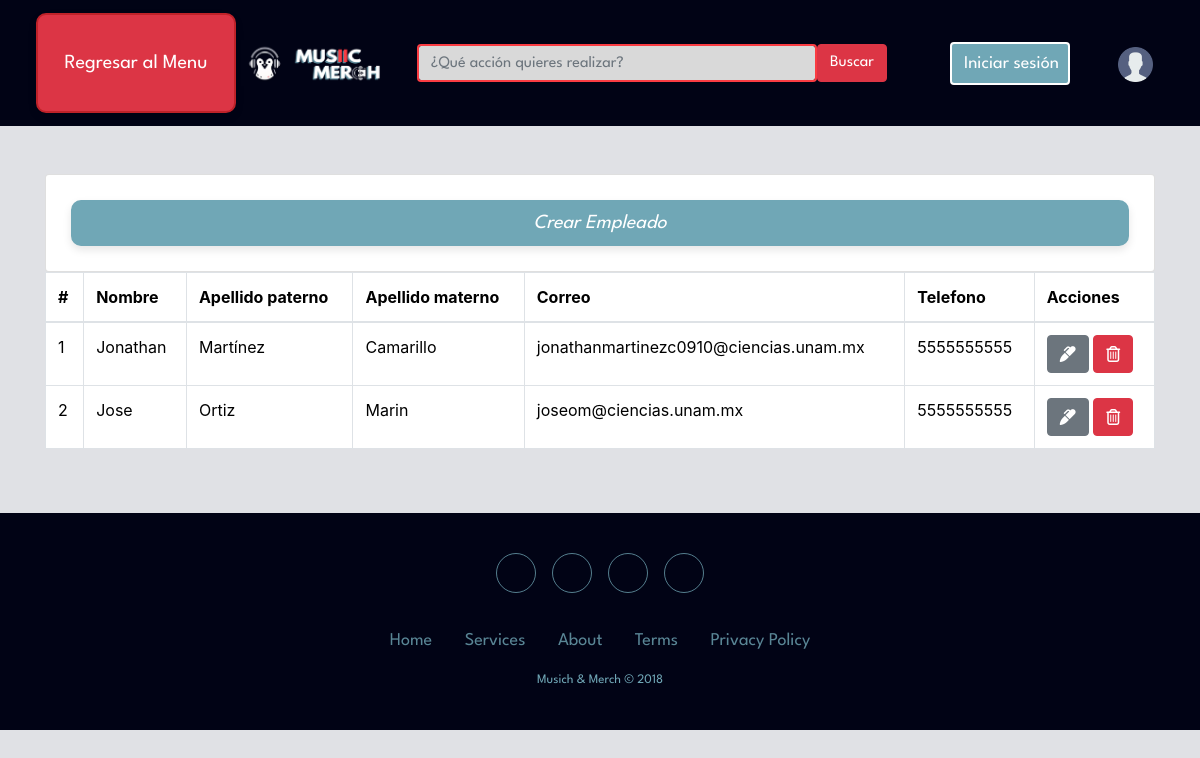
Page /Proyecto_final/CRUD/index.php on the committed database.
### tables this page shows
CREATE TABLE Empleado(
	id_empleado INT PRIMARY KEY NOT NULL AUTO_INCREMENT,
    nombre VARCHAR(50),
    apellido_p VARCHAR(50),
    apellido_m VARCHAR(50),
    correo VARCHAR(255),
    telefono CHAR(10)
);

### Proyecto_final/CRUD/index.php (the view, shortened to what this page needs)
<?php include('includes/header.php'); ?>
<main class=" p-5">
  <div class="row">
  <div >
      <div class="card card-body">
        <a href="create.php" class="btn btn-crear botonB ">
                <i>Crear Empleado</i>
              </a>
      </div>
    </div>
    <div >
      <table class="table table-bordered">
        <thead>
          <tr>
            <th>#</th>
            <th>Nombre</th>
            <th>Apellido paterno</th>
            <th>Apellido materno</th>
            <th>Correo</th>
            <th>Telefono</th>
            <th>Acciones</th>
          </tr>
        </thead>
        <tbody>
					<?php
					require_once "db.php";
					$sql = "SELECT * FROM Empleado";
					$query = mysqli_query($conexion, $sql);
					while ($row = mysqli_fetch_array($query)) { ?>
						<tr>
							<td><span id="id_empleado"><?php echo $row['id_empleado']; ?></span></td>
							<td><span id="nombre"><?php echo $row['nombre']; ?></span></td>
							<td><span id="apellido_p"><?php echo $row['apellido_p']; ?></span></td>
                            <td><span id="apellido_m"><?php echo $row['apellido_m']; ?></span></td>
                            <td><span id="correo"><?php echo $row['correo']; ?></span></td>
                            <td><span id="telefono"><?php echo $row['telefono']; ?></span></td>
							<td>
              <a href="edit.php?id_empleado=<?php echo $row['id_empleado']?>" class="btn btn-secondary">
                <i class="fas fa-marker"></i>
              </a>
              <a href="delete.php?id_empleado=<?php echo $row['id_empleado']?>" class="btn btn-danger">
                <i class="far fa-trash-alt"></i>
              </a>
            </td>
          </tr>
          <?php } ?>
        </tbody>
      </table>
    </div>
  </div>
</main>
<?php include('includes/footer.php'); ?>

### Proyecto_final/CRUD/static/styles/styles.css (style rules this page uses)
body { background-color: #e0e1e5 !important; font-family: 'League Spartan', sans-serif; }
.btn-crear { background-color: #70A7B6 !important; color: #ffffff !important; }
.botonB { margin: 5px; border-radius: 10px !important; border: 2px solid #70A7B6 !important; font-family: 'League Spartan', sans-serif !important; box-shadow: 0 4px 8px rgba(0, 0, 0, 0.1); font-size: 20px !important; overflow: hidden; }

### rows in the picture
empleado: id_empleado "1", nombre "Jonathan", apellido_p "Martínez", apellido_m "Camarillo", correo "jonathanmartinezc0910@ciencias.unam.mx", telefono "5555555555"
empleado: id_empleado "2", nombre "Jose", apellido_p "Ortiz", apellido_m "Marin", correo "joseom@ciencias.unam.mx", telefono "5555555555"
